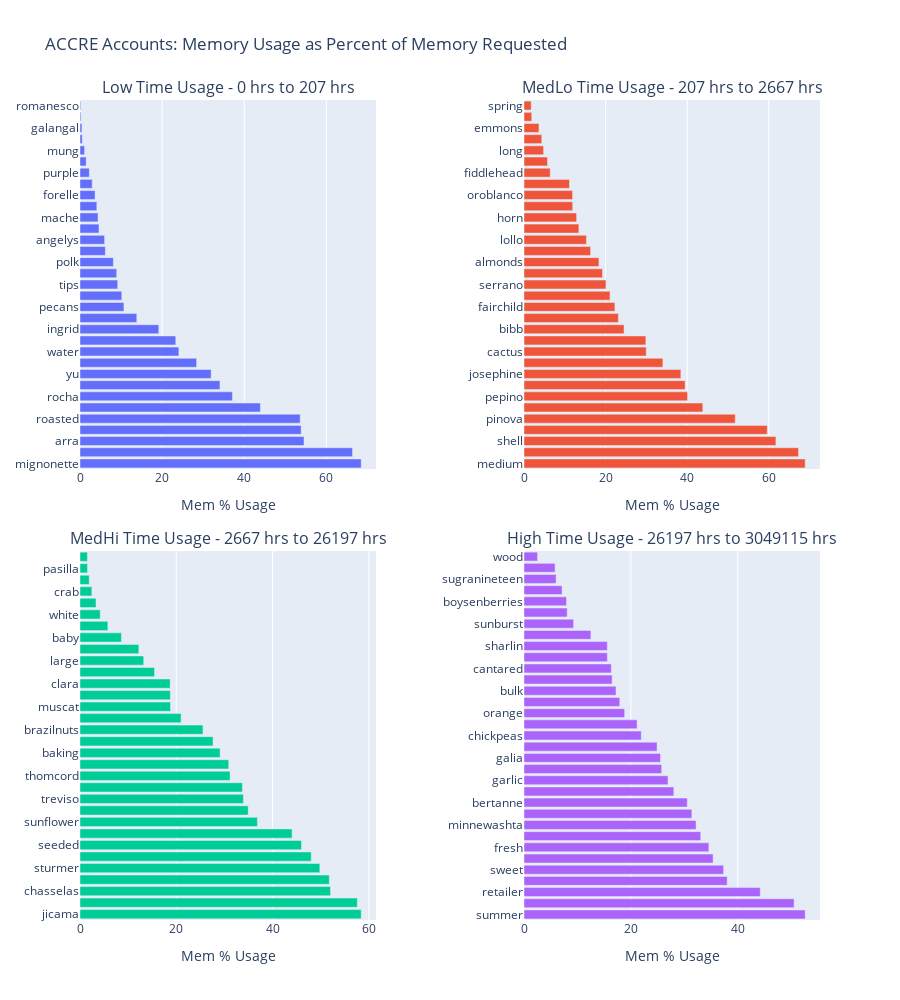

Notebook source saved alongside this figure:
### Code cell
mem_plot_avgT = avg_memuse_byacct[['account','avg_usage','used_hours','mem_quartile', 'hours_quartile']]#.set_index('account')
#mycolorscale = 'haline'

df=mem_plot_avg.sort_values(['avg_usage'], ascending=False)
figT = make_subplots(
                    rows=2, cols=2,
                    subplot_titles = (q1hrs_subplot_title, q2hrs_subplot_title, q3hrs_subplot_title, q4hrs_subplot_title),
                    vertical_spacing = 0.1,
                    horizontal_spacing = 0.2                    
                   )

figT.add_trace(go.Bar(y=df.loc[df['hours_quartile']=='Q1','account'], x=df.loc[df['hours_quartile']=='Q1','avg_usage'] 
                     ,orientation='h' 
                     #,marker=dict(color=df['hours_quartile'], coloraxis='coloraxis')
                     , name='Low'), row=1, col=1)
figT.add_trace(go.Bar(y=df.loc[df['hours_quartile']=='Q2','account'], x=df.loc[df['hours_quartile']=='Q2','avg_usage']
                     ,orientation='h'
                     #, marker=dict(color=df['hours_quartile'], coloraxis='coloraxis')
                     , name='MedLo'), row=1, col=2)
figT.add_trace(go.Bar(y=df.loc[df['hours_quartile']=='Q3','account'], x=df.loc[df['hours_quartile']=='Q3','avg_usage']
                     ,orientation='h'
                     #, marker=dict(color=df['hours_quartile'], coloraxis='coloraxis')
                     , name='MedHi'), row=2, col=1)
figT.add_trace(go.Bar(y=df.loc[df['hours_quartile']=='Q4','account'], x=df.loc[df['hours_quartile']=='Q4','avg_usage']
                     ,orientation='h'
                     #, marker=dict(color=df['hours_quartile'], coloraxis='coloraxis')
                     ,name='High'), row=2, col=2)

#figT.update_yaxes(type='category')
figT.update_xaxes(title_text = 'Mem % Usage')
#fig.update_xaxes(range=[q1cut-.5, q2cut+2], row=1, col=2)
#fig.update_xaxes(range=[q2cut-.5,q3cut+2], row=2, col=1)
#fig.update_xaxes(range=[q3cut-.5,max+2], row=2, col=2)

figT.update_layout(
                    title_text = 'ACCRE Accounts: Memory Usage as Percent of Memory Requested',             
                    showlegend=False,
                    height=1000#,
                    #coloraxis=dict(colorscale=mycolorscale, colorbar=dict(dtick=1, title='Total Time Quartile', titleside='right'))
                    )
#figT.show()

### Figure 1 — Plotly figure (JSON) as saved in the notebook; plotly's stock layout.template omitted (floating-point values rounded to 4 significant figures)
{"data": [{"name": "Low", "orientation": "h", "type": "bar", "x": [68.47, 66.36, 54.54, 53.85, 53.61, 43.92, 37.12, 34.08, 31.93, 28.4, 24.07, 23.32, 19.19, 13.83, 10.7, 10.18, 9.18, 8.94, 8.12, 6.17, 5.99, 4.62, 4.39, 4.1, 3.67, 2.97, 2.27, 1.5, 1.11, 0.55, 0.47, 0.22, 0.18], "xaxis": "x", "y": ["mignonette", "antares", "arra", "shallots", "roasted", "kumquat", "rocha", "nino", "yu", "cinnabar", "water", "lochbuie", "ingrid", "hearts", "pecans", "kabocha", "tips", "pickling", "polk", "tree", "angelys", "pink", "mache", "malanga", "forelle", "pioppino", "purple", "chayote", "mung", "cocktail", "galangal", "plumcot", "romanesco"], "yaxis": "y"}, {"name": "MedLo", "orientation": "h", "type": "bar", "x": [68.93, 67.29, 61.75, 59.63, 51.78, 43.83, 40.09, 39.5, 38.45, 34.04, 29.97, 29.87, 24.53, 23.13, 22.28, 21.09, 20.09, 19.24, 18.37, 16.33, 15.3, 13.45, 12.89, 11.93, 11.91, 11.14, 6.42, 5.77, 4.8, 4.35, 3.67, 1.89, 1.76], "xaxis": "x2", "y": ["medium", "strawberries", "shell", "shiny", "pinova", "broccoli", "pepino", "cmsadmin", "josephine", "dill", "cactus", "lemon", "bibb", "concord", "fairchild", "celery", "serrano", "bell", "almonds", "carambola", "lollo", "bay", "horn", "bon", "oroblanco", "huaguan", "fiddlehead", "milwa", "long", "peanuts", "emmons", "pitted", "spring"], "yaxis": "y2"}, {"name": "MedHi", "orientation": "h", "type": "bar", "x": [58.4, 57.59, 52.03, 51.77, 49.81, 48.02, 46, 44.05, 36.84, 34.94, 33.94, 33.73, 31.17, 30.88, 29.1, 27.63, 25.54, 20.99, 18.79, 18.76, 18.72, 15.47, 13.23, 12.22, 8.6, 5.78, 4.2, 3.32, 2.46, 1.92, 1.56, 1.55], "xaxis": "x3", "y": ["jicama", "texas", "chasselas", "delblush", "sturmer", "chipilin", "seeded", "burro", "sunflower", "anise", "treviso", "alkmene", "thomcord", "belle", "baking", "kinnow", "brazilnuts", "blackberries", "muscat", "harovin", "clara", "st", "large", "leaves", "baby", "atemoyas", "white", "amaranth", "crab", "grisette", "pasilla", "plantain"], "yaxis": "y3"}, {"name": "High", "orientation": "h", "type": "bar", "x": [52.62, 50.54, 44.21, 38.02, 37.35, 35.39, 34.59, 33.07, 32.2, 31.41, 30.55, 28.03, 26.95, 25.76, 25.54, 24.9, 21.94, 21.16, 18.83, 17.92, 17.22, 16.49, 16.34, 15.6, 15.59, 12.52, 9.28, 8.08, 7.95, 7.12, 6.01, 5.82, 2.54], "xaxis": "x4", "y": ["summer", "wax", "retailer", "horseradish", "sweet", "carrot", "fresh", "mixed", "minnewashta", "cep", "bertanne", "winged", "garlic", "cms_lowprio", "galia", "lychees", "chickpeas", "cms", "orange", "casaba", "bulk", "round", "cantared", "key", "sharlin", "conference", "sunburst", "regal", "boysenberries", "portabella", "sugranineteen", "bunch", "wood"], "yaxis": "y4"}], "layout": {"annotations": [{"font": {"size": 16}, "showarrow": false, "text": "Low Time Usage - 0 hrs to 207 hrs", "x": 0.2, "xanchor": "center", "xref": "paper", "y": 1, "yanchor": "bottom", "yref": "paper"}, {"font": {"size": 16}, "showarrow": false, "text": "MedLo Time Usage - 207 hrs to 2667 hrs", "x": 0.8, "xanchor": "center", "xref": "paper", "y": 1, "yanchor": "bottom", "yref": "paper"}, {"font": {"size": 16}, "showarrow": false, "text": "MedHi Time Usage - 2667 hrs to 26197 hrs", "x": 0.2, "xanchor": "center", "xref": "paper", "y": 0.45, "yanchor": "bottom", "yref": "paper"}, {"font": {"size": 16}, "showarrow": false, "text": "High Time Usage - 26197 hrs to 3049115 hrs", "x": 0.8, "xanchor": "center", "xref": "paper", "y": 0.45, "yanchor": "bottom", "yref": "paper"}], "height": 1000, "showlegend": false, "title": {"text": "ACCRE Accounts: Memory Usage as Percent of Memory Requested"}, "xaxis": {"anchor": "y", "domain": [0, 0.4], "title": {"text": "Mem % Usage"}}, "xaxis2": {"anchor": "y2", "domain": [0.6, 1], "title": {"text": "Mem % Usage"}}, "xaxis3": {"anchor": "y3", "domain": [0, 0.4], "title": {"text": "Mem % Usage"}}, "xaxis4": {"anchor": "y4", "domain": [0.6, 1], "title": {"text": "Mem % Usage"}}, "yaxis": {"anchor": "x", "domain": [0.55, 1]}, "yaxis2": {"anchor": "x2", "domain": [0.55, 1]}, "yaxis3": {"anchor": "x3", "domain": [0, 0.45]}, "yaxis4": {"anchor": "x4", "domain": [0, 0.45]}}}
